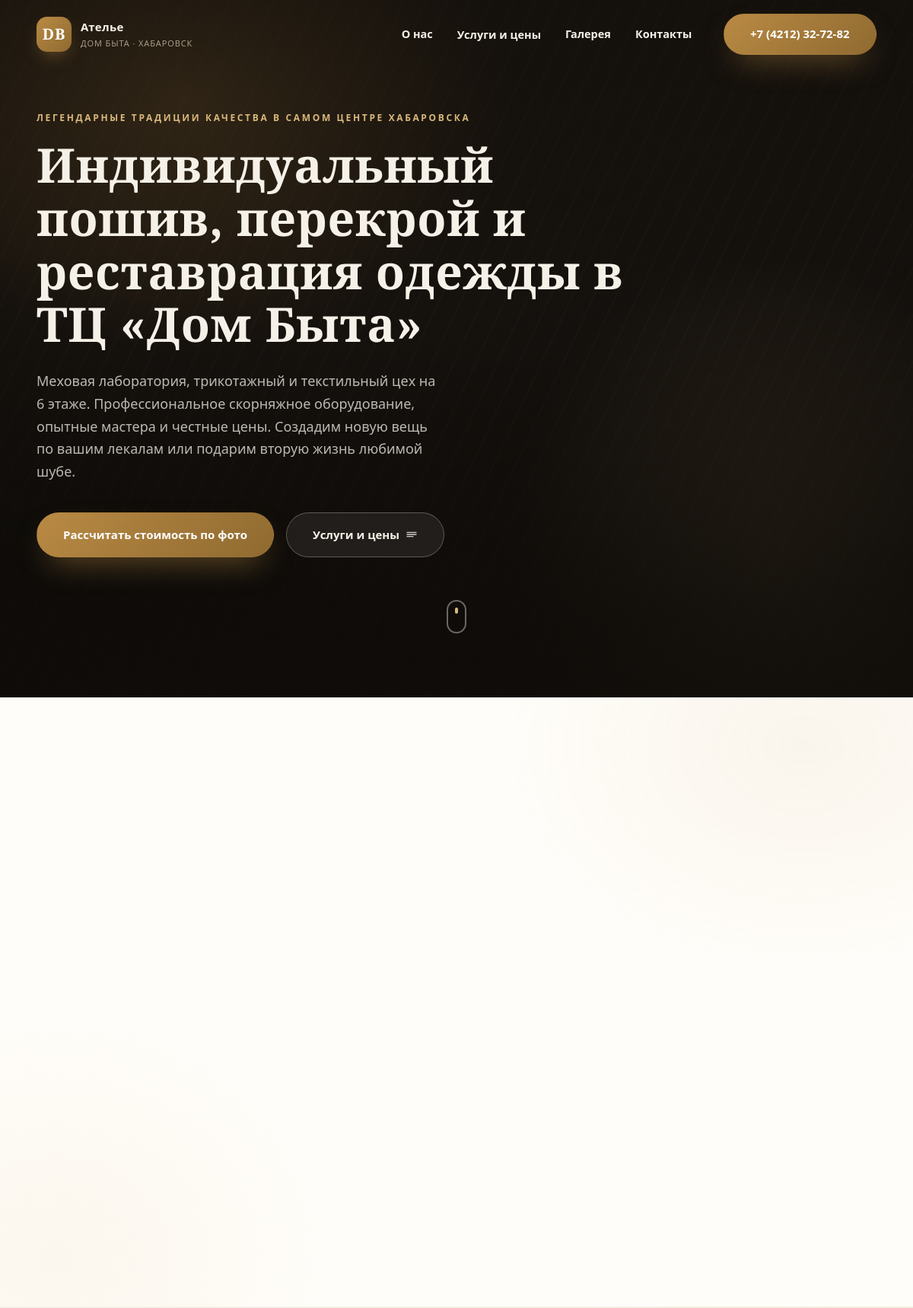
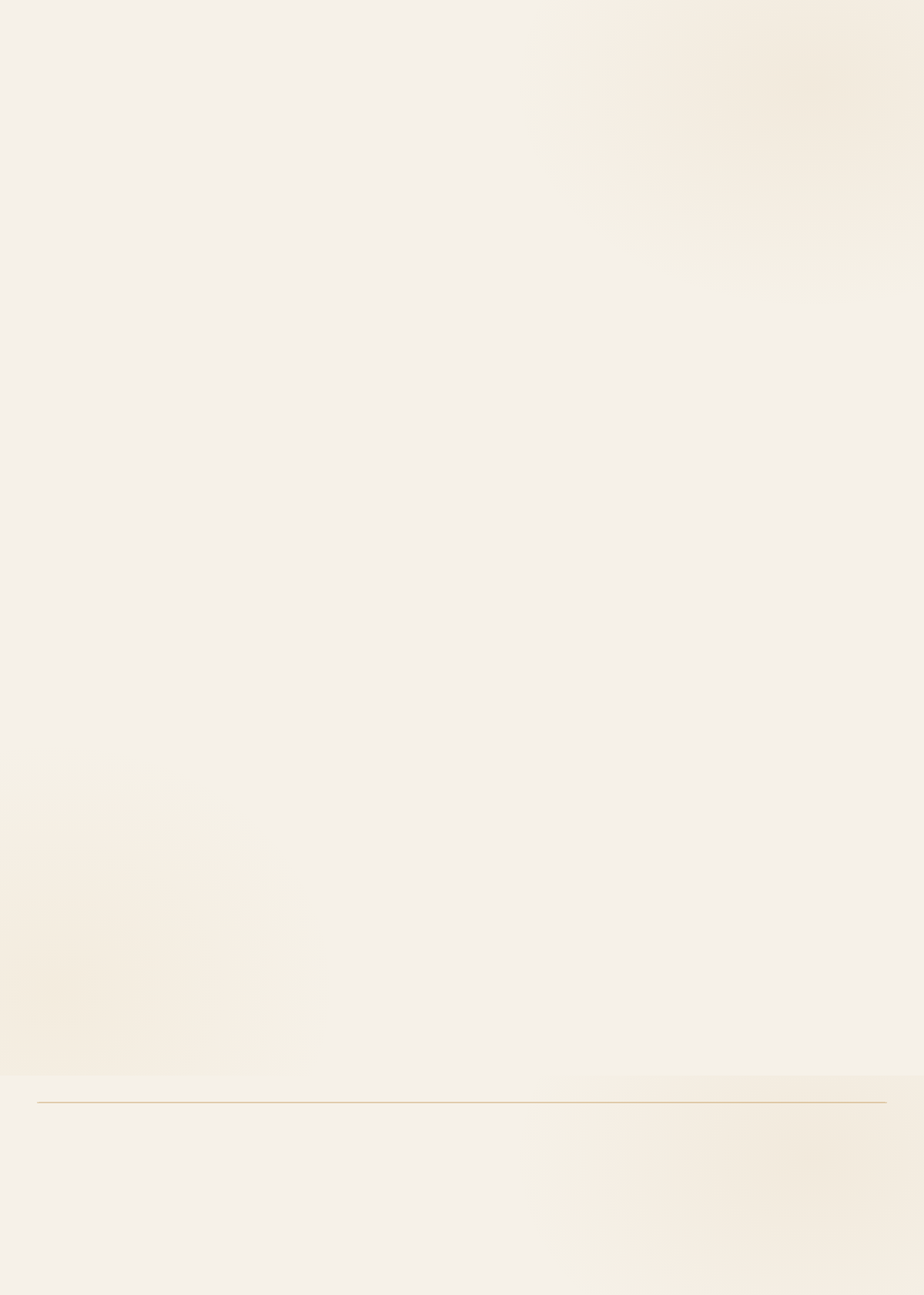
The page / (upper part) on the database its author committed (2 pictures, top to bottom).
### tables this page shows
CREATE TABLE settings (
    key   TEXT PRIMARY KEY,
    value TEXT NOT NULL DEFAULT ''
);

### app/main.py (the view)
@app.get("/", response_class=HTMLResponse)
def index(request: Request):
    s = db.get_all_settings()
    with db.db() as conn:
        services = [dict(r) for r in conn.execute(
            "SELECT * FROM services WHERE is_active=1 ORDER BY sort_order, id")]
        advantages = [dict(r) for r in conn.execute("SELECT * FROM advantages ORDER BY id")]
        gallery = [dict(r) for r in conn.execute(
            "SELECT * FROM gallery_items ORDER BY id DESC LIMIT 6")]
        reviews = [dict(r) for r in conn.execute(
            "SELECT * FROM reviews WHERE is_public=1 ORDER BY created_at DESC LIMIT 6")]
    from .db import DEFAULT_DIRECTIONS, DEFAULT_STEPS
    groups = {
        "meh": ["Пошив меха", "Пошив меха с перекроем", "Ремонт меха"],
        "kozha": ["Пошив кожи", "Ремонт кожи и дублёнок"],
        "poshiv": ["Пошив верхней одежды", "Пошив лёгкого платья"],
        "remont": ["Ремонт верхней одежды", "Ремонт лёгкой одежды"],
    }
    by_cat: dict[str, list] = {}
    for srv in services:
        by_cat.setdefault(srv["category"], []).append(srv)
    used = {c for lst in groups.values() for c in lst}
    leftover = [srv for cat, items in by_cat.items() if cat not in used for srv in items]
    if leftover:
        groups.setdefault("remont", [])
        groups["remont"] = groups["remont"]  # существующие категории уже включены
    price_tabs = []
    for d in DEFAULT_DIRECTIONS:
        items = [srv for cat in groups.get(d["tab"], []) for srv in by_cat.get(cat, [])]
        if d["tab"] == "remont" and leftover:
            items = items + leftover
        if items:
            price_tabs.append({"dir": d, "items": items})
    directions = []
    gal_imgs = [g["before_image_path"] or g["image_path"] for g in gallery]
    gal_imgs += [g["after_image_path"] for g in gallery]
    fallback_img = next((p for p in gal_imgs if p), "")
    for d in DEFAULT_DIRECTIONS:
        dd = dict(d)
        img = (s.get(d["image_key"]) or "").strip()
        if not img:
            with db.db() as conn:
                row = conn.execute(
                    "SELECT image_path, before_image_path FROM gallery_items "
                    "WHERE category=? ORDER BY id DESC LIMIT 1", (d["title"],)).fetchone()
            if row:
                img = row["image_path"] or row["before_image_path"] or ""
        if not img:
            img = fallback_img
        dd["image"] = img
        directions.append(dd)
    return templates.TemplateResponse(request, "index.html", context={
        "s": s, "services": services,
        "advantages": advantages, "gallery": gallery, "reviews": reviews,
        "directions": directions, "steps": DEFAULT_STEPS,
        "price_tabs": price_tabs,
    })

### app/templates/index.html (shortened to what this page needs)
{% extends "base.html" %}
{% block content %}
<section class="hero">
  {% if s.hero_image %}
  <div class="hero-bg" data-parallax="0.3" data-focus style="background-image:url('{{ s.hero_image }}')"></div>
  {% else %}
  <div class="hero-bg" data-parallax="0.3"></div>
  {% endif %}
  <div class="hero-overlay"></div>
  <div class="container hero-content">
    {% if s.hero_kicker %}<span class="hero-kicker reveal">{{ s.hero_kicker }}</span>{% endif %}
    <h1 class="hero-title">
      <span class="line"><span>{{ s.hero_title }}</span></span>
    </h1>
    <p class="hero-sub reveal reveal-d2">{{ s.hero_subtitle }}</p>
    <div class="hero-actions reveal reveal-d3">
      <a href="#order" class="btn btn-primary magnetic">Рассчитать стоимость по фото</a>
      <a href="#directions" class="btn btn-glass">
        Услуги и цены
        <svg width="16" height="16" viewBox="0 0 24 24" fill="none" stroke="currentColor" stroke-width="2" stroke-linecap="round" stroke-linejoin="round"><path d="M3 8h18M3 12h18M3 16h12"/></svg>
      </a>
    </div>
  </div>
  <a href="#about" class="scroll-hint" aria-label="Листайте вниз"><i></i></a>
</section>
<section class="section section-cream about" id="about">
  <div class="container about-grid">
    <div class="about-body">
    </div>
  </div>
</section>
<section class="section directions" id="directions">
  <div class="container">
    <div class="dir-grid">
    </div>
  </div>
</section>
<section class="section advantages" id="advantages">
  <div class="container">
    <div class="adv-grid">
    </div>
    {% set surcharges = [s.prices_surcharge_1, s.prices_surcharge_2, s.prices_surcharge_3,
                         s.prices_surcharge_4, s.prices_surcharge_5, s.prices_surcharge_6,
                         s.prices_surcharge_7, s.prices_surcharge_8, s.prices_surcharge_9]
                       | select | list %}
  </div>
</section>
        {% set step_icons = ["pin", "scissors", "needle", "check"] %}
        {% set step_meta = ["6 этаж ТЦ «Дом Быта»", "мех режем только после примерки", "импортное оборудование", "даём гарантию на работу"] %}
{% endblock %}

### app/templates/base.html (shortened to what this page needs)
<!doctype html>
<html lang="ru">
<head>
  <link rel="stylesheet" href="/static/css/style.css?v=20261022b">
</head>
<body>
<header class="header" id="header">
  <div class="container header-inner">
    <a href="/" class="logo{% if s.get('logo_image') %} logo-img{% endif %}">
      {% if s.get('logo_image') %}
      <img src="{{ s['logo_image'] }}" alt="{{ s.site_name }}" class="logo-pic">
      {% else %}
      <span class="logo-mono">DB</span>
      {% endif %}
      <span class="logo-text"><b>Ателье</b><small>Дом Быта · Хабаровск</small></span>
    </a>
    <nav class="nav" id="nav">
      <a href="#about">О нас</a>
      <button type="button" class="nav-prices-link" data-open-prices="">Услуги и цены</button>
      <a href="#gallery">Галерея</a>
      <a href="#contacts">Контакты</a>
    </nav>
    <div class="header-contacts">
      <a href="tel:{{ s.phone | replace('(','')|replace(')','')|replace('-','')|replace(' ','') }}" class="btn btn-primary btn-phone">{{ s.phone }}</a>
    </div>
  </div>
</header>
<main>
{% block content %}{% endblock %}
</main>
</body>
</html>

### rows shown on the page
settings: phone "+7 (4212) 32-72-82"
settings: hero_kicker "ЛЕГЕНДАРНЫЕ ТРАДИЦИИ КАЧЕСТВА В САМОМ ЦЕНТРЕ ХАБАРОВСКА"
settings: hero_title "Индивидуальный пошив, перекрой и реставрация одежды в ТЦ «Дом Быта»"
settings: hero_subtitle "Меховая лаборатория, трикотажный и текстильный цех на 6 этаже. Профессиональное скорняжное оборудование, опытные мастера и честные цены. Создадим новую вещь по вашим лекалам или подарим вторую жизнь любимой шубе."
